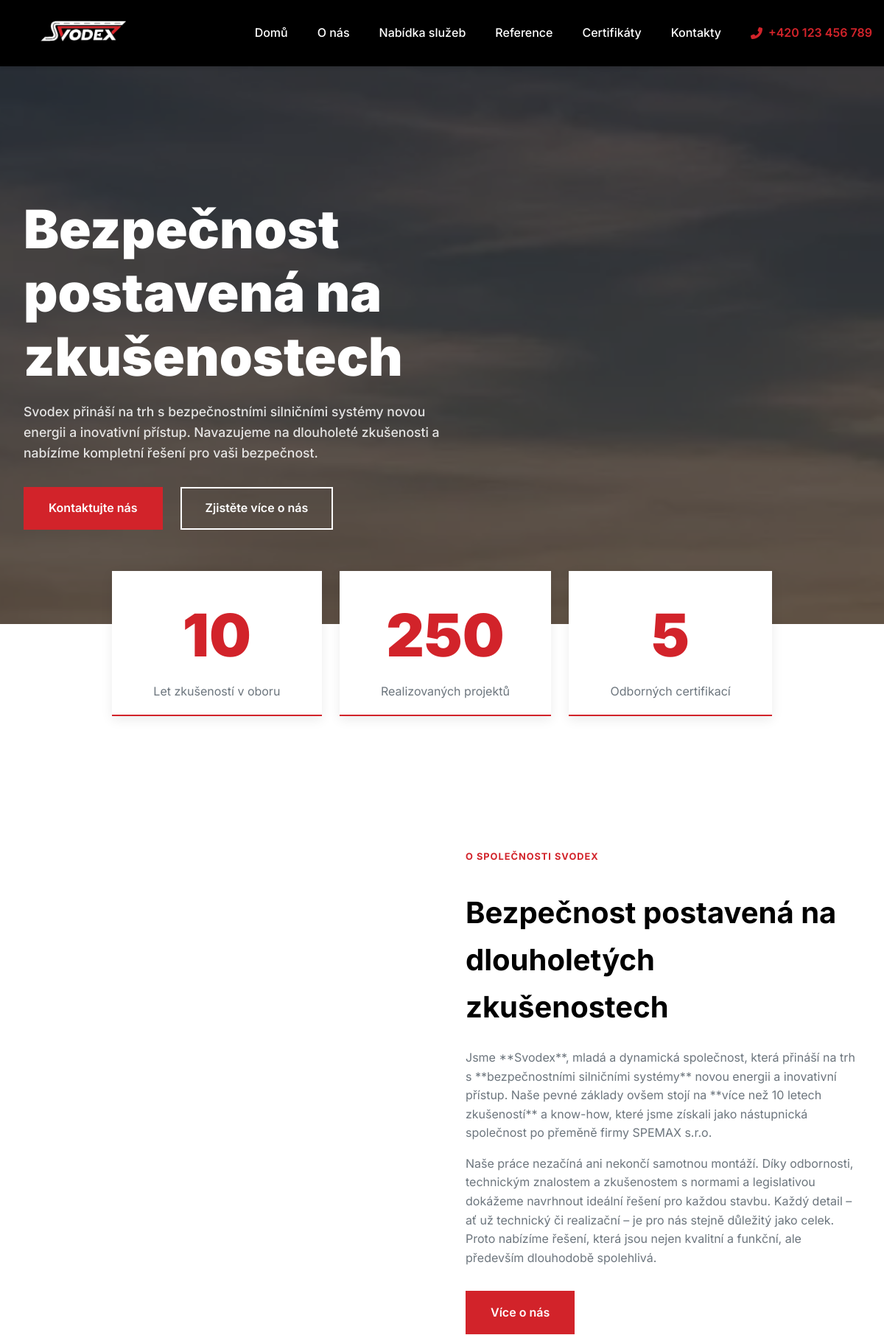
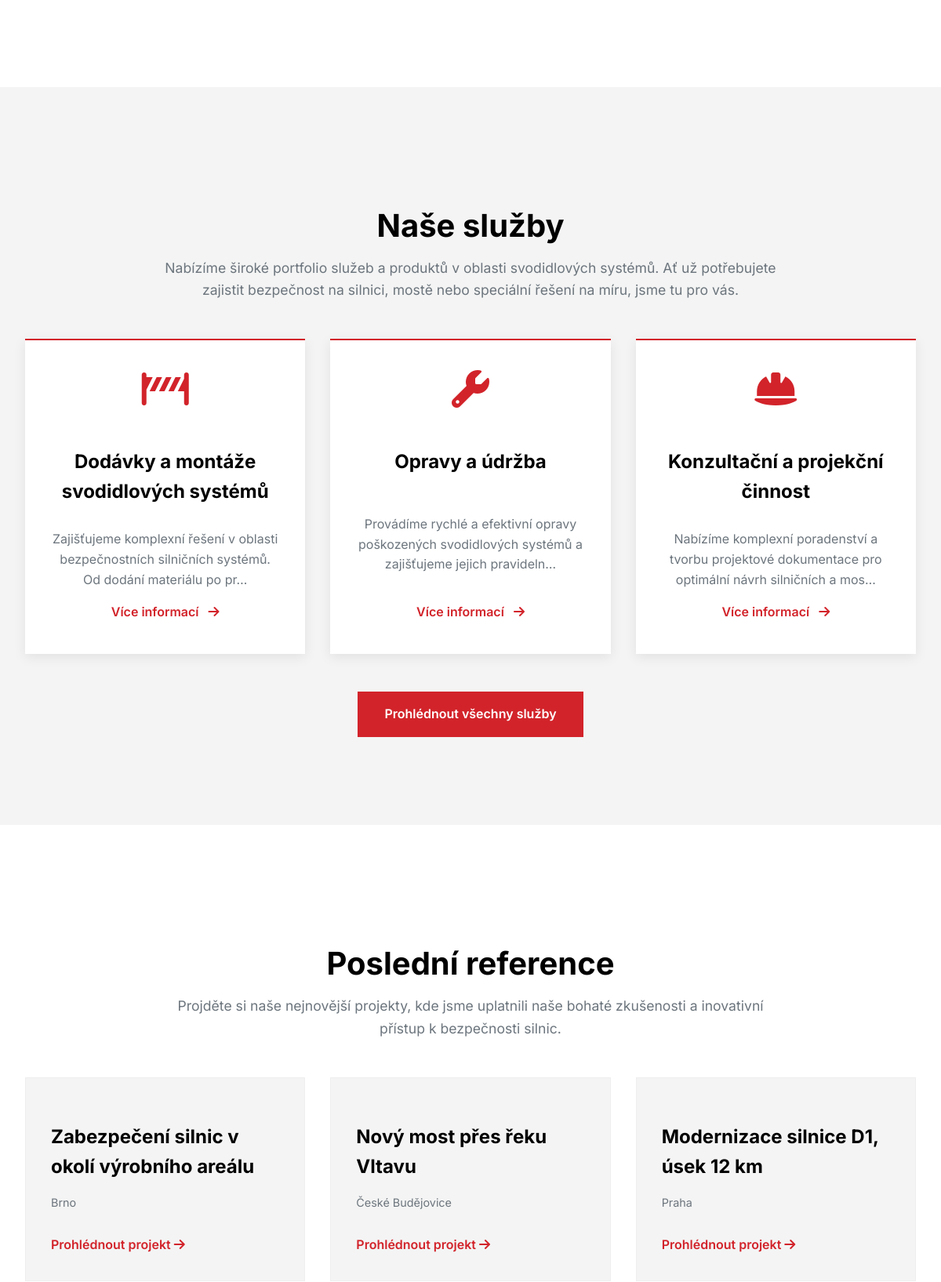
The page / (upper part) on the database its author committed (2 pictures, top to bottom).
### reference/models.py (models this page shows, shortened)
class Stat(models.Model):
    title = models.CharField(max_length=100)
    number = models.IntegerField()
    description = models.CharField(max_length=255)

class Service(models.Model):
    title = models.CharField(max_length=200)
    icon = models.CharField(max_length=50)
    description = models.TextField()
    content = RichTextField(blank=True, null=True) # Nové pole pro detailní text

class Reference(models.Model):
    title = models.CharField(max_length=200)
    description = models.TextField()
    location = models.CharField(max_length=100)
    photo = models.ImageField(upload_to='references/')
    date_added = models.DateTimeField(auto_now_add=True)

### svodex_web/views.py (the view)
# urls.py: path('', views.home, name='home'),
def home(request):
    references = Reference.objects.all()[:3]
    services = Service.objects.all()[:3]
    stats = Stat.objects.all()
    references_home = Reference.objects.all().order_by('-date_added')[:3]
    context = {
        'references': references,
        'services': services,
        'stats': stats,
        'references_home': references_home,
    }
    return render(request, 'home.html', context)

### reference/templates/home.html (shortened to what this page needs)
{% extends 'base.html' %}
{% load static %}
{% block content %}
    <section class="hero-section hero-with-bg">
        <div class="hero-background" style="background-image: url('{% static 'img/hero-image.webp' %}')"></div>
        <div class="container hero-content-container">
            <div class="text-content">
                <h1>Bezpečnost postavená na zkušenostech</h1>
                <p class="subtitle">Svodex přináší na trh s bezpečnostními silničními systémy novou energii a inovativní přístup. Navazujeme na dlouholeté zkušenosti a nabízíme kompletní řešení pro vaši bezpečnost.</p>
                <div class="cta-buttons">
                    <a href="{% url 'contact' %}" class="btn btn-primary">Kontaktujte nás</a>
                    <a href="{% url 'about' %}" class="btn btn-outline">Zjistěte více o nás</a>
                </div>
            </div>
        </div>
    </section>
<section class="stats-section">
    <div class="container stats-grid">
        {% for stat in stats %}
        <div class="stat-item">
            <h3 class="counter" data-target="{{ stat.number }}">{{ stat.number }}</h3>
            <p>{{ stat.description }}</p>
        </div>
        {% empty %}
        <p>Momentálně nejsou dostupné žádné statistiky.</p>
        {% endfor %}
    </div>
</section>
    <section class="about-section animated-section">
        <div class="container about-content-wrapper">
            <div class="about-images animate__animated animate__fadeInLeft">
                <img src="{% static 'img/about-us-1.webp' %}" alt="Tým Svodex" class="about-img-main">
                <img src="{% static 'img/about-us-2.webp' %}" alt="Práce Svodex" class="about-img-small">
            </div>
            <div class="about-text-content animate__animated animate__fadeInRight">
                <p class="overline-text">O SPOLEČNOSTI SVODEX</p>
                <h2>Bezpečnost postavená na dlouholetých zkušenostech</h2>
                <p>Jsme **Svodex**, mladá a dynamická společnost, která přináší na trh s **bezpečnostními silničními systémy** novou energii a inovativní přístup. Naše pevné základy ovšem stojí na **více než 10 letech zkušeností** a know-how, které jsme získali jako nástupnická společnost po přeměně firmy SPEMAX s.r.o.</p>
                <p>Naše práce nezačíná ani nekončí samotnou montáží. Díky odbornosti, technickým znalostem a zkušenostem s normami a legislativou dokážeme navrhnout ideální řešení pro každou stavbu. Každý detail – ať už technický či realizační – je pro nás stejně důležitý jako celek. Proto nabízíme řešení, která jsou nejen kvalitní a funkční, ale především dlouhodobě spolehlivá.</p>
                <a href="{% url 'about' %}" class="btn btn-primary">Více o nás</a>
            </div>
        </div>
    </section>
<section class="main-content-section services-section animated-section">
    <div class="container">
        <div class="section-header animate__animated animate__fadeInUp">
            <h2>Naše služby</h2>
            <p class="section-description">Nabízíme široké portfolio služeb a produktů v oblasti svodidlových systémů. Ať už potřebujete zajistit bezpečnost na silnici, mostě nebo speciální řešení na míru, jsme tu pro vás.</p>
        </div>
        <div class="service-cards-grid animate__animated animate__fadeInUp">
            {% for service in services %}
                <div class="service-card">
                    <div class="card-icon">
                        <i class="{{ service.icon }} fa-3x"></i>
                    </div>
                    <div class="card-content">
                        <h3><a href="{% url 'service_detail' pk=service.pk %}" class="service-card-link">{{ service.title }}</a></h3>
                        <p>{{ service.description|truncatechars:100 }}</p>
                        <a href="{% url 'service_detail' pk=service.pk %}" class="learn-more-link">Více informací <i class="fas fa-arrow-right"></i></a>
                    </div>
                </div>
            {% empty %}
                <p class="no-services-message">Momentálně nemáme žádné služby k zobrazení. Přidejte je prosím v administračním panelu.</p>
            {% endfor %}
        </div>
        <div class="text-center mt-5 animate__animated animate__fadeInUp">
            <a href="{% url 'service_list' %}" class="btn btn-primary">Prohlédnout všechny služby</a>
        </div>
    </div>
</section>
    <section class="references-text-section main-content-section animated-section">
    <div class="container">
        <div class="section-header animate__animated animate__fadeInUp">
            <h2>Poslední reference</h2>
            <p class="section-description">Projděte si naše nejnovější projekty, kde jsme uplatnili naše bohaté zkušenosti a inovativní přístup k bezpečnosti silnic. </p>
        </div>
        <div class="references-list-grid animate__animated animate__fadeInUp">
            {% for reference in references_home %}
            <div class="reference-item-card">
                <h3>{{ reference.title }}</h3>
                <p>{{ reference.location }}</p>
                <a href="{% url 'reference_detail' pk=reference.pk %}" class="reference-link">Prohlédnout projekt <i class="fas fa-arrow-right"></i></a>
            </div>
            {% empty %}
            <p class="no-references-message">Momentálně nemáme žádné reference k zobrazení. Přidejte je prosím v administračním panelu.</p>
            {% endfor %}
        </div>
    </div>
</section>
{% endblock %}

### rows shown on the page
Stat: number "10", description "Let zkušeností v oboru"
Stat: number "250", description "Realizovaných projektů"
Stat: number "5", description "Odborných certifikací"
Service: title "Dodávky a montáže svodidlových systémů", description "Zajišťujeme komplexní řešení v oblasti bezpečnostních silničních systémů. Od dodání materiálu po pr…"
Service: title "Opravy a údržba", description "Provádíme rychlé a efektivní opravy poškozených svodidlových systémů a zajišťujeme jejich pravideln…"
Service: title "Konzultační a projekční činnost", description "Nabízíme komplexní poradenství a tvorbu projektové dokumentace pro optimální návrh silničních a mos…"
Reference: title "Zabezpečení silnic v okolí výrobního areálu", location "Brno"
Reference: title "Nový most přes řeku Vltavu", location "České Budějovice"
Reference: title "Modernizace silnice D1, úsek 12 km", location "Praha"
